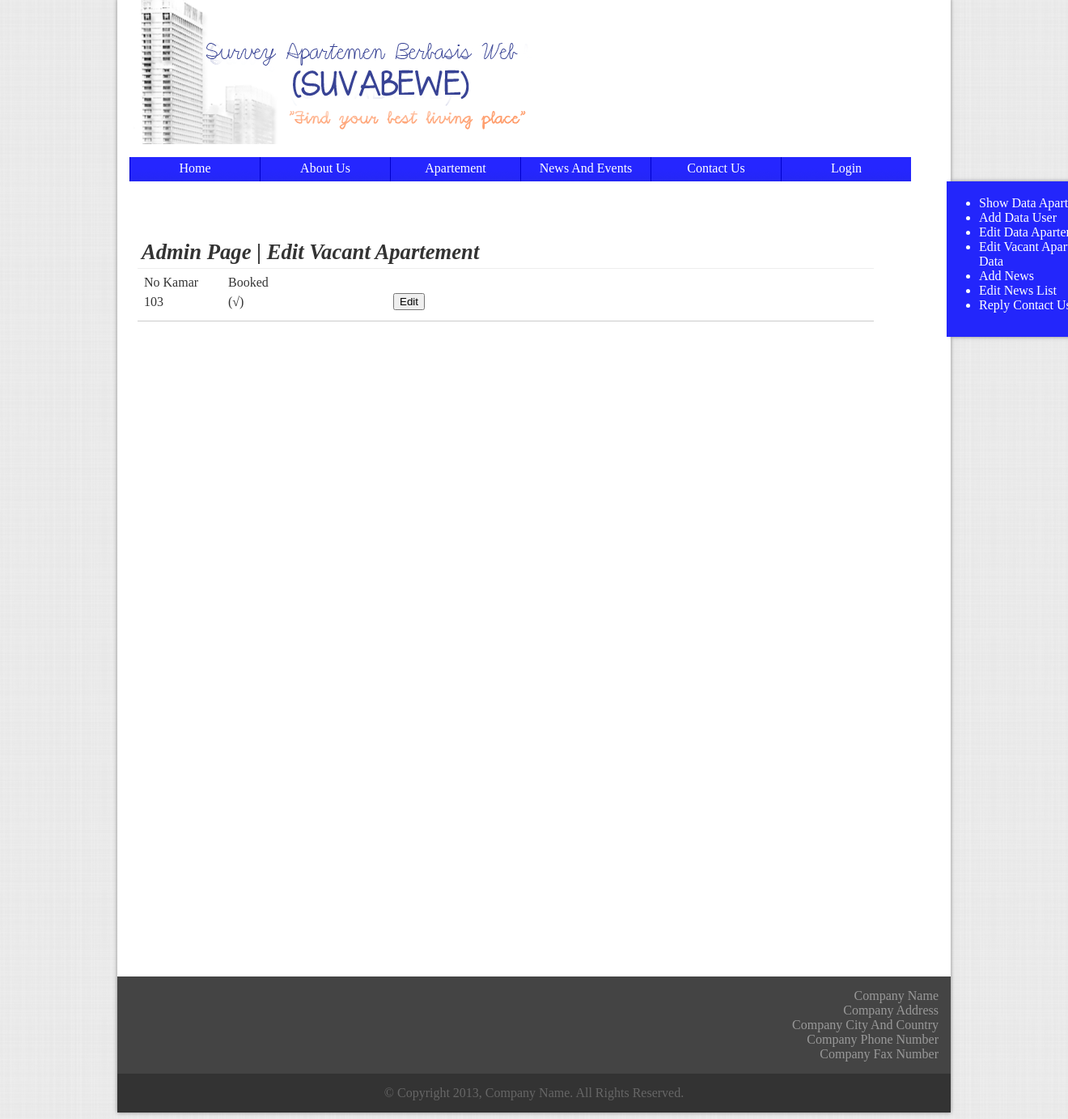
The app's page /file/edit_vacant.php, older data.
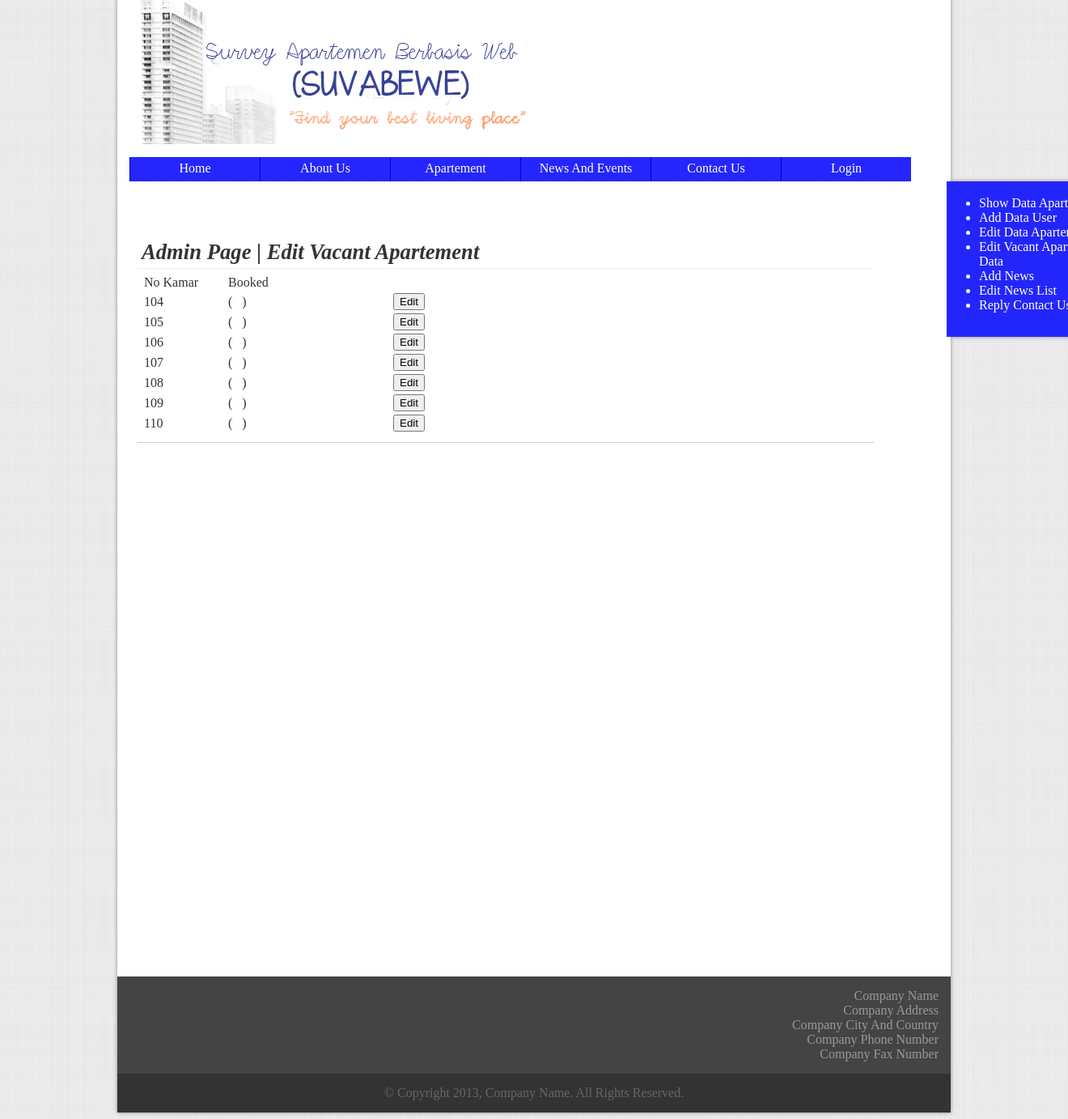
The same page, newer data.
### tables this page shows
CREATE TABLE IF NOT EXISTS `apartemen` (
  `no_kamar` int(5) NOT NULL,
  `type_kamar` varchar(1) NOT NULL,
  `spec_kamar` text NOT NULL,
  `password` text NOT NULL,
  `nama_pemilik` text NOT NULL,
  `email` text NOT NULL,
  `available` tinyint(1) NOT NULL DEFAULT '1',
  `harga` int(20) NOT NULL,
  `booked` tinyint(1) NOT NULL DEFAULT '0',
  `booked_fee` int(20) NOT NULL,
  `booked_date` date NOT NULL,
  `tagihan_listrik` int(20) NOT NULL,
  `tagihan_air` int(20) NOT NULL,
  `gambar_tidur1` text NOT NULL,
  `gambar_tidur2` text NOT NULL,
  `gambar_tidur3` text NOT NULL,
  `gambar_makan` text NOT NULL,
  `gambar_dapur` text NOT NULL,
  `gambar_mandi` text NOT NULL,
  `gambar_tamu` text NOT NULL,
  `gambar_balkon` text NOT NULL,
  PRIMARY KEY (`no_kamar`)
);

### file/edit_vacant.php (the view, shortened to what this page needs)
<html>
	<head>
		<link rel="stylesheet" href="../css/templates.css" type="text/css" />
	</head>
	<body>
		<div class="wrapper" id="wrapper">
			<?php include_once ('header.php');?>
			<?php include_once('sidemenu.php');?>
			<div class="container confmargin" style="height:900px">
				<div class="section showapt">
					<div class="sectionheader bottomline">
						<b>Admin Page | Edit Vacant Apartement </b>
					</div>
					<div class="sectioncontent ">
						<table>
							<form method="post">
								<tr>
									<td width="100px"> No Kamar </td>
									<td width="200px"> Booked </td>
									<td width="50px">&nbsp; </td>
								</tr>
								<?php
									$pilihtabel=mysql_query("SELECT * FROM apartemen");
									while(($row=mysql_fetch_array($pilihtabel)))
									{
										$temp=$row['booked'];
										if ($row['no_kamar'] != 100 && $row['nama_pemilik']==NULL)
										{
											echo
												"<tr>
												<td> " . $row['no_kamar'] . "</td>
												<td> " ;
												if($temp==0)
													echo "(&nbsp; &nbsp;)";
												else
													echo "(&radic;)";
												echo
												"</td>
												<td> <a href='update_vacant.php?target=" . $row['no_kamar'] . "'><input type='button' value='Edit'></a>
												</td>
											</tr>
											";
										}
								}
							?>
							</form>
						</table>
					</div>
				</div>
			</div>
		</div>
	</body>
</html>
</html>

Row changes from the older to the newer data that the page shows:
removed apartemen: no_kamar "103"
added apartemen: no_kamar "104"
added apartemen: no_kamar "105"
added apartemen: no_kamar "106"
added apartemen: no_kamar "107"
added apartemen: no_kamar "108"
added apartemen: no_kamar "109"
added apartemen: no_kamar "110"
